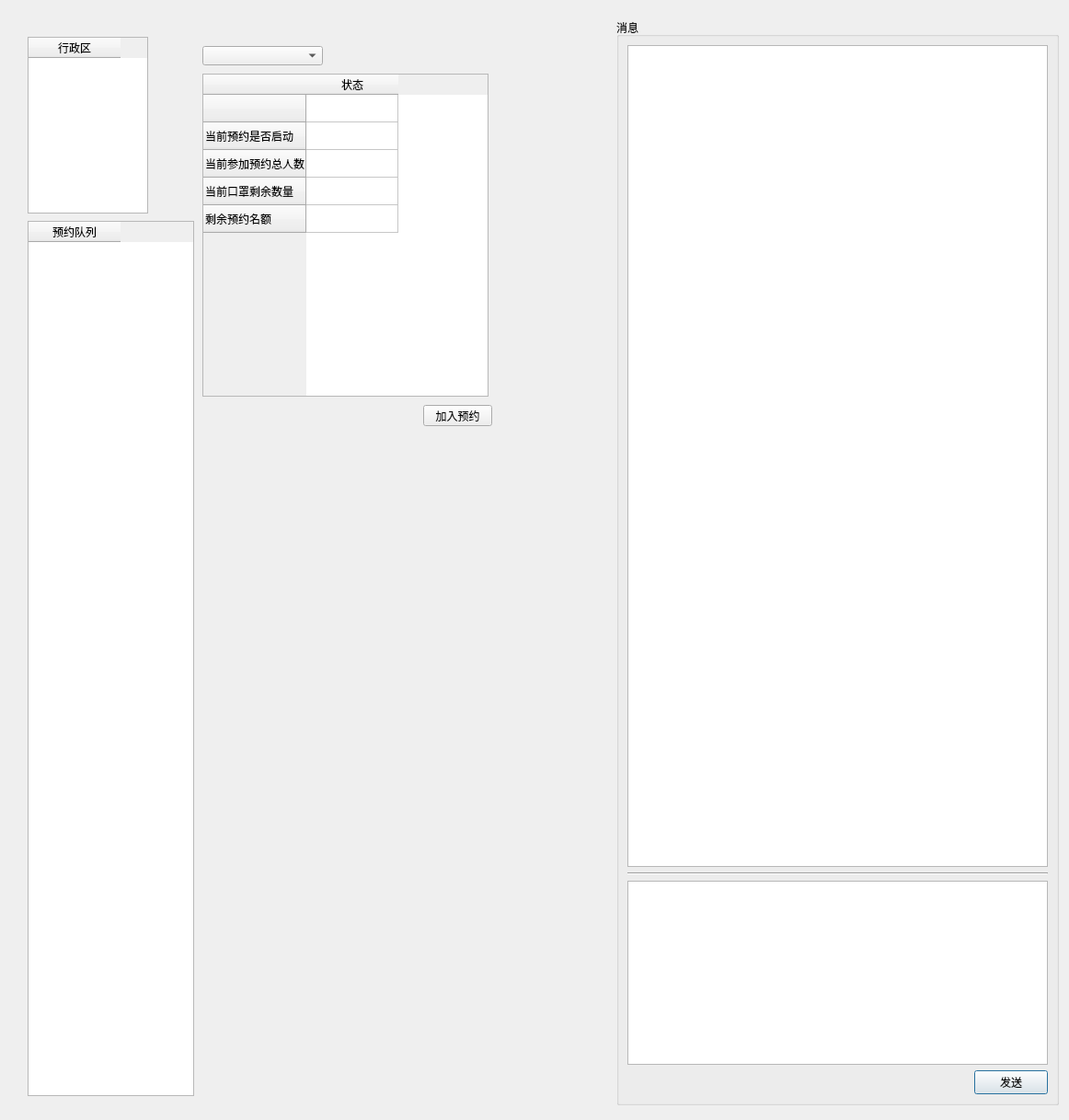
<?xml version="1.0" encoding="UTF-8"?>
<ui version="4.0">
 <class>Dialog</class>
 <widget class="QDialog" name="Dialog">
  <property name="geometry">
   <rect>
    <x>0</x>
    <y>0</y>
    <width>1162</width>
    <height>1217</height>
   </rect>
  </property>
  <property name="windowTitle">
   <string>Dialog</string>
  </property>
  <widget class="QGroupBox" name="groupBox">
   <property name="geometry">
    <rect>
     <x>670</x>
     <y>20</y>
     <width>481</width>
     <height>1181</height>
    </rect>
   </property>
   <property name="title">
    <string>消息</string>
   </property>
   <layout class="QVBoxLayout" name="verticalLayout_3">
    <item>
     <widget class="QTextBrowser" name="MessageBox"/>
    </item>
    <item>
     <widget class="Line" name="line">
      <property name="orientation">
       <enum>Qt::Horizontal</enum>
      </property>
     </widget>
    </item>
    <item>
     <widget class="QPlainTextEdit" name="toSend">
      <property name="maximumSize">
       <size>
        <width>16777215</width>
        <height>200</height>
       </size>
      </property>
     </widget>
    </item>
    <item>
     <layout class="QHBoxLayout" name="horizontalLayout">
      <item>
       <spacer name="horizontalSpacer">
        <property name="orientation">
         <enum>Qt::Horizontal</enum>
        </property>
        <property name="sizeHint" stdset="0">
         <size>
          <width>40</width>
          <height>20</height>
         </size>
        </property>
       </spacer>
      </item>
      <item>
       <widget class="QPushButton" name="send">
        <property name="text">
         <string>发送</string>
        </property>
       </widget>
      </item>
     </layout>
    </item>
   </layout>
  </widget>
  <widget class="QComboBox" name="admin">
   <property name="geometry">
    <rect>
     <x>220</x>
     <y>50</y>
     <width>131</width>
     <height>21</height>
    </rect>
   </property>
  </widget>
  <widget class="QTableWidget" name="detail">
   <property name="geometry">
    <rect>
     <x>220</x>
     <y>80</y>
     <width>311</width>
     <height>351</height>
    </rect>
   </property>
   <row>
    <property name="text">
     <string/>
    </property>
   </row>
   <row>
    <property name="text">
     <string>当前预约是否启动</string>
    </property>
   </row>
   <row>
    <property name="text">
     <string>当前参加预约总人数</string>
    </property>
   </row>
   <row>
    <property name="text">
     <string>当前口罩剩余数量</string>
    </property>
   </row>
   <row>
    <property name="text">
     <string>剩余预约名额</string>
    </property>
   </row>
   <column>
    <property name="text">
     <string>状态</string>
    </property>
   </column>
  </widget>
  <widget class="QTableWidget" name="adminInfo">
   <property name="geometry">
    <rect>
     <x>30</x>
     <y>40</y>
     <width>131</width>
     <height>192</height>
    </rect>
   </property>
   <column>
    <property name="text">
     <string>行政区</string>
    </property>
   </column>
  </widget>
  <widget class="QTableWidget" name="queue">
   <property name="geometry">
    <rect>
     <x>30</x>
     <y>240</y>
     <width>181</width>
     <height>951</height>
    </rect>
   </property>
   <column>
    <property name="text">
     <string>预约队列</string>
    </property>
   </column>
  </widget>
  <widget class="QPushButton" name="book">
   <property name="geometry">
    <rect>
     <x>460</x>
     <y>440</y>
     <width>75</width>
     <height>23</height>
    </rect>
   </property>
   <property name="text">
    <string>加入预约</string>
   </property>
  </widget>
 </widget>
 <resources/>
 <connections/>
</ui>
